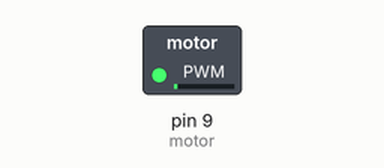
This sketch was run on a simulated Arduino Uno, built with avr-gcc and run on an emulated ATmega328P. Parts: switched loads named in the sketch (green lamp = pin HIGH).

Above: at 0.05 s.
At 0.95 s:
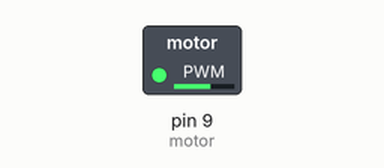
At 1.4 s:
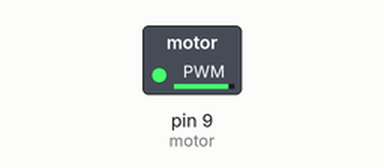
At 2.75 s:
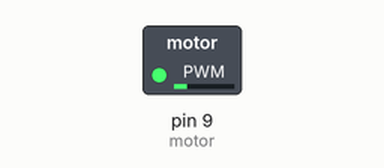
Timing chart, 0 to 7.0 s (numbered marks = the images above):
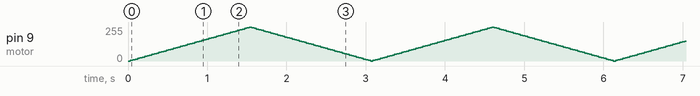

The sketch:

digitalswitch_transistor_motor_new.ino
```cpp
int motor = 9;           // the PWM pin the MOTOR is attached to
int val = 0;              // Set the initial speed
int motor_speed = 5;    // how many points to change the speed

// the setup routine runs once when you press reset:
void setup() {
  // declare pin 9 to be an output:
  pinMode(motor, OUTPUT);
}

// the loop routine runs over and over again forever:
void loop() {
  // set the speed of motor:
  analogWrite(motor, val);

  // change the speed for next time through the loop:
  val = val + motor_speed;

  // reverse the speed
  if (val <= 0 || val >= 255) {
    motor_speed = -motor_speed;
  }
  // wait for 30 milliseconds to see the changing speed
  delay(30);
}
```
